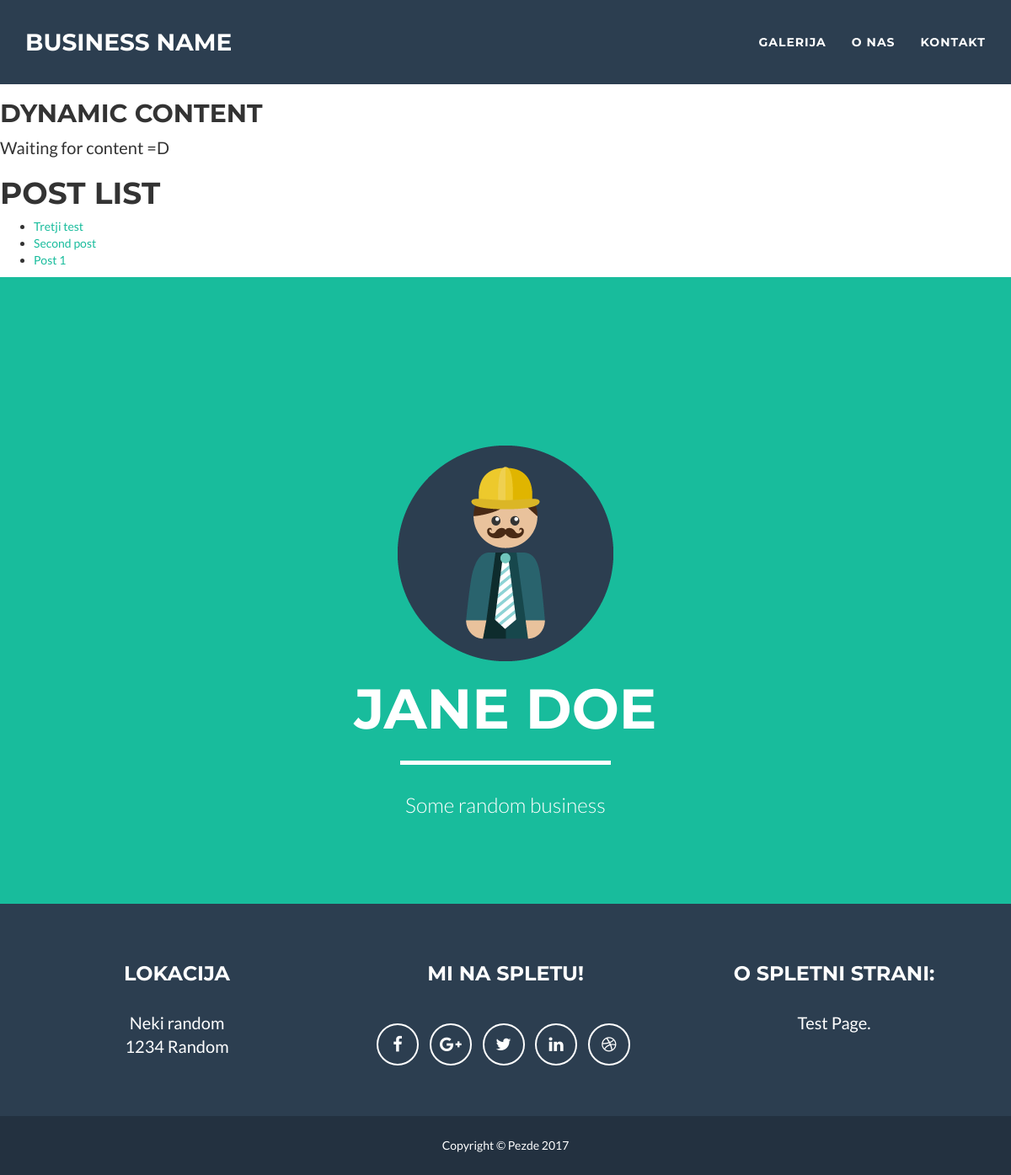
The page /prenovi/ on the database as committed earlier.
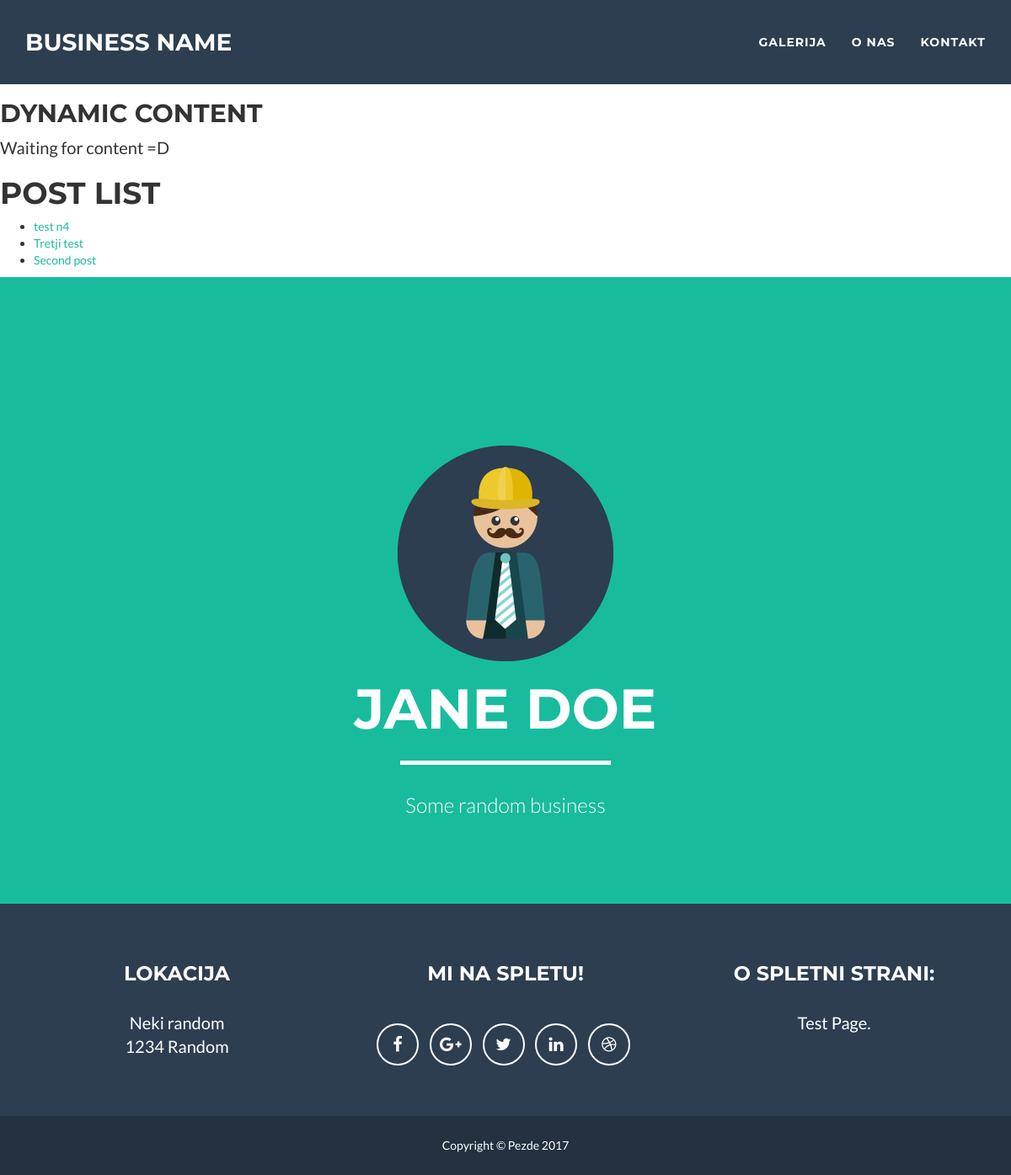
The same page on the database as committed later.
### prenovi/models.py (models this page shows, shortened)
class Post(models.Model):
    title = models.CharField(max_length=200)
    summary = models.TextField(max_length=1000, help_text='Enter your text here')
    date = models.DateTimeField(default=datetime.now, blank=True)
    def get_absolute_url(self):
        return reverse('post-detail-view', args=[str(self.id)])

### prenovi/views.py (the view)
def index(request):
    recent_posts = Post.objects.order_by('-date')[:3]
    return render(request, 'prenovi/index.html', {'recent_posts': recent_posts})

### prenovi/templates/prenovi/index.html (shortened to what this page needs)
{% extends "prenovi/base.html" %}
{% block content %}
{% load static %}
<h1>Prenove</h1>
  <p>Welcome to <em>Our website</em>, here we're just testing stuff out</p>
<h2>Dynamic content</h2>
  <p>Waiting for content =D</p>
<h1>Post List</h1>
    {% if recent_posts %}
    <ul>
      {% for post in recent_posts %}
      <li>
        <a href="{{ post.get_absolute_url }}">{{ post.title }}</a>
      </li>
      {% endfor %}
    </ul>
    {% else %}
      <p>There are no posts on our website.</p>
    {% endif %}
    <header>
        <div class="container" id="maincontent" tabindex="-1">
            <div class="row">
                <div class="col-lg-12">
                    <img class="img-responsive" src="{% static 'prenovi/images/profile.png' %}" alt="">
                    <div class="intro-text">
                        <h1 class="name">Jane Doe</h1>
                        <hr class="star-light">
                        <span class="skills">Some random business</span>
                    </div>
                </div>
            </div>
        </div>
    </header>
{% endblock %}

### prenovi/templates/prenovi/base.html (shortened to what this page needs)
<!DOCTYPE html>
<html lang="en">
<head>
    <link rel="stylesheet" href="https://maxcdn.bootstrapcdn.com/bootstrap/3.3.7/css/bootstrap.min.css">
    {% load static %}
    <link href="{% static 'prenovi/css/freelancer.min.css' %}" rel="stylesheet">
    <link href="{% static 'prenovi/vendor/font-awesome/css/font-awesome.min.css' %}" rel="stylesheet" type="text/css">
</head>
<body>
  <nav id="mainNav" class="navbar navbar-default navbar-fixed-top navbar-custom">
      <div class="container">
          <div class="navbar-header page-scroll">
              <a class="navbar-brand" href="#page-top">Business Name</a>
          </div>
          <div class="collapse navbar-collapse" id="bs-example-navbar-collapse-1">
              <ul class="nav navbar-nav navbar-right">
                  <li class="page-scroll">
                      <a href="#portfolio">GALERIJA</a>
                  </li>
                  <li class="page-scroll">
                      <a href="#about">O NAS</a>
                  </li>
                  <li class="page-scroll">
                      <a href="#contact">KONTAKT</a>
                  </li>
              </ul>
          </div>
      </div>
  </nav>
      {% block content %}
      {% endblock %}
    <footer class="text-center">
        <div class="footer-above">
            <div class="container">
                <div class="row">
                    <div class="footer-col col-md-4">
                        <h3>Lokacija</h3>
                        <p>Neki random
                            <br>1234 Random</p>
                    </div>
                    <div class="footer-col col-md-4">
                        <h3>Mi na spletu!</h3>
                        <ul class="list-inline">
                            <li>
                                <a href="#" class="btn-social btn-outline"><span class="sr-only">Facebook</span><i class="fa fa-fw fa-facebook"></i></a>
                            </li>
                            <li>
                                <a href="#" class="btn-social btn-outline"><span class="sr-only">Google Plus</span><i class="fa fa-fw fa-google-plus"></i></a>
                            </li>
                            <li>
                                <a href="#" class="btn-social btn-outline"><span class="sr-only">Twitter</span><i class="fa fa-fw fa-twitter"></i></a>
                            </li>
                            <li>
                                <a href="#" class="btn-social btn-outline"><span class="sr-only">Linked In</span><i class="fa fa-fw fa-linkedin"></i></a>
                            </li>
                            <li>
                                <a href="#" class="btn-social btn-outline"><span class="sr-only">Dribble</span><i class="fa fa-fw fa-dribbble"></i></a>
                            </li>
                        </ul>
                    </div>
                    <div class="footer-col col-md-4">
                        <h3>O spletni strani:</h3>
                        <p>Test Page</a>.</p>
                    </div>
                </div>
            </div>
        </div>
        <div class="footer-below">
            <div class="container">
                <div class="row">
                    <div class="col-lg-12">
                        Copyright &copy; Pezde 2017
                    </div>
                </div>
            </div>
        </div>
    </footer>
</body>
</html>

Rows that differ between the two databases and show on the page:
no longer on this page (row unchanged): Post: title "Post 1"
added Post: title "test n4"
